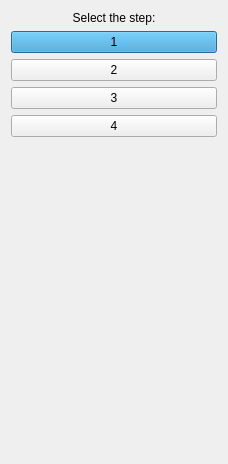
<?xml version="1.0" encoding="UTF-8"?>
<ui version="4.0">
 <class>StepSelectorControls</class>
 <widget class="QWidget" name="StepSelectorControls">
  <property name="geometry">
   <rect>
    <x>0</x>
    <y>0</y>
    <width>228</width>
    <height>464</height>
   </rect>
  </property>
  <property name="windowTitle">
   <string>Steps</string>
  </property>
  <layout class="QVBoxLayout" name="verticalLayout">
   <item>
    <widget class="QLabel" name="label">
     <property name="text">
      <string>Select the step:</string>
     </property>
     <property name="alignment">
      <set>Qt::AlignCenter</set>
     </property>
    </widget>
   </item>
   <item>
    <widget class="QPushButton" name="pushButton_1">
     <property name="styleSheet">
      <string notr="true">background-color: #3399cc</string>
     </property>
     <property name="text">
      <string>1</string>
     </property>
    </widget>
   </item>
   <item>
    <widget class="QPushButton" name="pushButton_2">
     <property name="text">
      <string>2</string>
     </property>
    </widget>
   </item>
   <item>
    <widget class="QPushButton" name="pushButton_3">
     <property name="text">
      <string>3</string>
     </property>
    </widget>
   </item>
   <item>
    <widget class="QPushButton" name="pushButton_4">
     <property name="text">
      <string>4</string>
     </property>
    </widget>
   </item>
   <item>
    <spacer name="verticalSpacer">
     <property name="orientation">
      <enum>Qt::Vertical</enum>
     </property>
     <property name="sizeType">
      <enum>QSizePolicy::Expanding</enum>
     </property>
     <property name="sizeHint" stdset="0">
      <size>
       <width>20</width>
       <height>75</height>
      </size>
     </property>
    </spacer>
   </item>
  </layout>
 </widget>
 <layoutdefault spacing="6" margin="11"/>
 <resources/>
 <connections/>
</ui>
